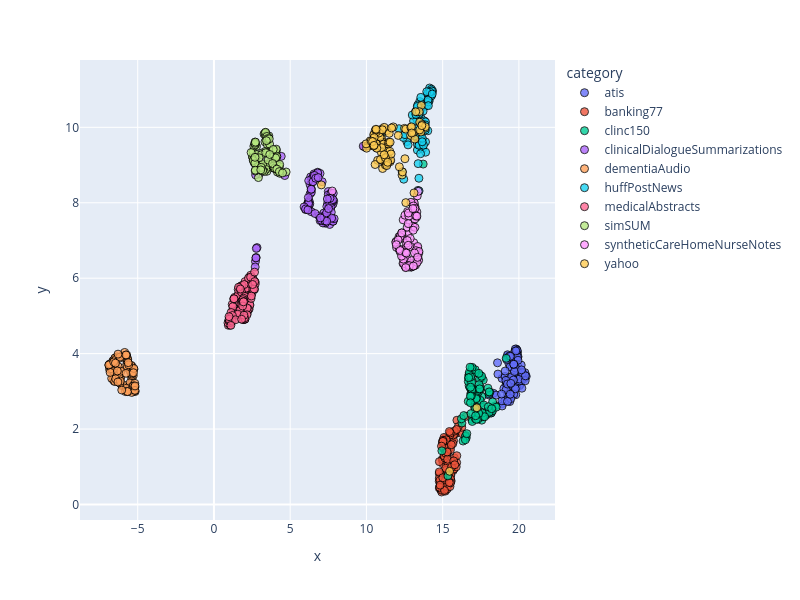

The notebook cell saved with this chart:
### Code cell
dimensionality_reduction_plots(file_paths="./outputsAll/*/mean_model_zero_shot_classification.csv")
